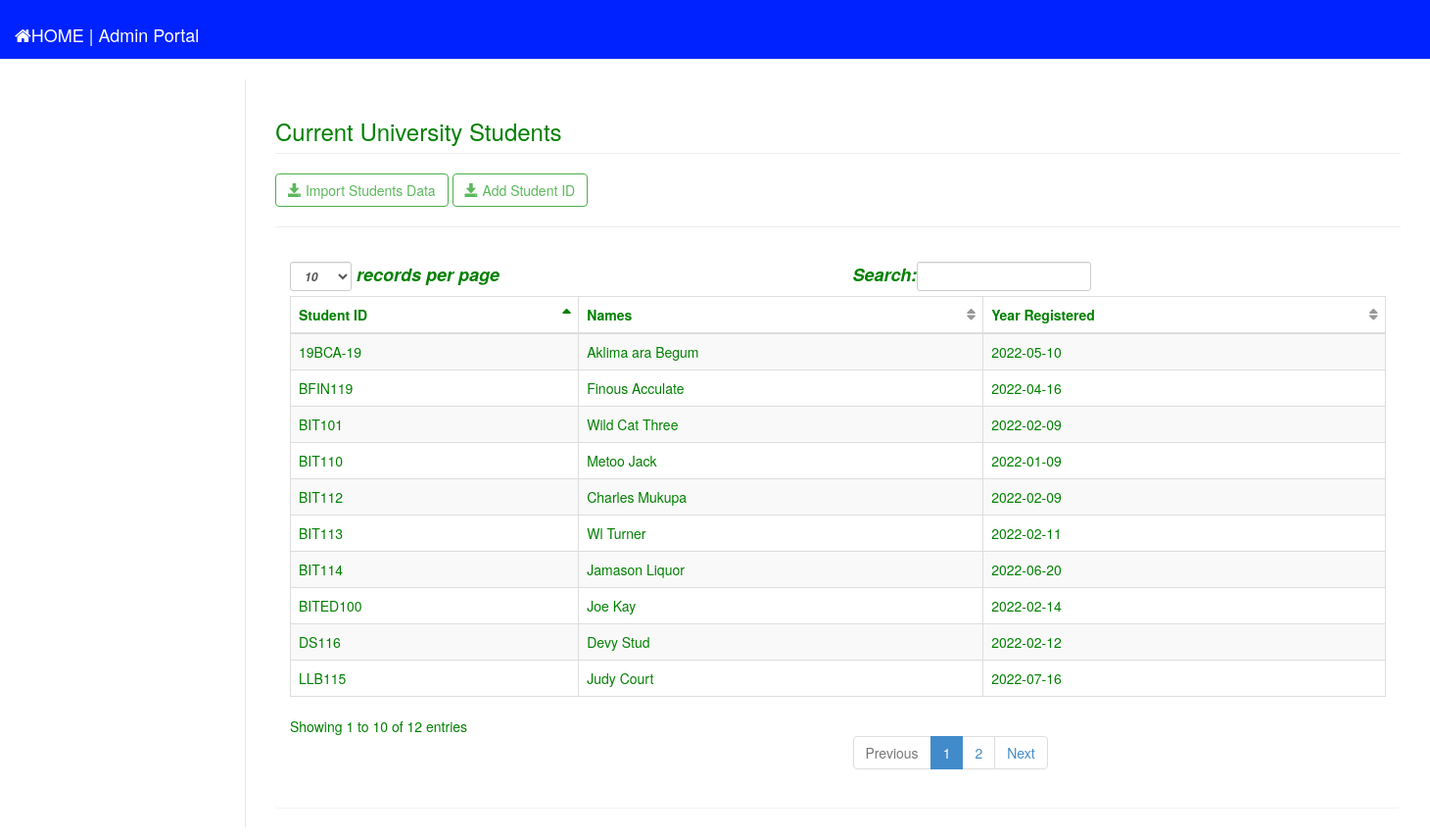
/admin2/current_students.php (signed in), run on the app's committed database.
### tables this page shows
CREATE TABLE `ids` (
  `id_number` varchar(100) NOT NULL,
  `names` varchar(225) NOT NULL,
  `started` varchar(225) NOT NULL
);

### admin2/current_students.php (the view, shortened to what this page needs)
<?php include ('head.php');?>
<body>
    <div id="wrapper">
        <?php include ('side_bar.php');?>
        <div id="page-wrapper">
            <div class="row">
                <div class="col-lg-12">
                    <h3 class="page-header">Current University Students</h3>
				<a href="download.php" class="btn btn-success btn-outline"><i class="glyphicon glyphicon-save"></i> Import Students Data</a>
                <a href="add_student_id.php" class="btn btn-success btn-outline"><i class="glyphicon glyphicon-save"></i> Add Student ID</a>
				<hr/>
                    <div class="panel panel-default">
                        <div class="panel-body">
                            <div class="table-responsive">
                                <table class="table table-striped table-bordered table-hover" id="dataTables-example">
                                    <thead>
                                        <tr>
                                            <th>Student ID</th>
                                            <th>Names</th>
                                            <th>Year Registered</th>
                                        </tr>
                                    </thead>
                                    <tbody>
										<?php
											require 'dbcon.php';
											$query = $conn->query("SELECT * FROM ids ORDER BY id_number DESC");
											while($row1 = $query->fetch_array()){
										?>
											<tr>
												<td><?php echo $row1 ['id_number'];?></td>
												<td><?php echo $row1 ['names'];?></td>
												<td><?php echo $row1 ['started'];?></td>
											</tr>
                                       <?php } ?>
                                    </tbody>
                                </table>
                            </div>
                        </div>
                    </div>
            </div>
        </div>
    </div>
</body>
</html>

### admin2/css/sb-admin-2.css (style rules this page uses)
body { background-color: #f8f8f8; }
#wrapper { width: 100%; }
#page-wrapper { padding: 0 15px; min-height: 568px; background-color: #fff; }
@media (min-width:768px) { #page-wrapper { position: inherit; margin: 0 0 0 250px; padding: 0 30px; border-left: 1px solid #e7e7e7; } }
.btn-outline { color: inherit; background-color: transparent; transition: all .5s; }
.btn-success.btn-outline { color: #5cb85c; }
table.dataTable thead .sorting, table.dataTable thead .sorting_asc, table.dataTable thead .sorting_desc, table.dataTable thead .sorting_asc_disabled, table.dataTable thead .sorting_desc_disabled { background: 0 0; }
table.dataTable thead .sorting_asc:after { content: "\f0de"; float: right; font-family: fontawesome; }
table.dataTable thead .sorting:after { content: "\f0dc"; float: right; font-family: fontawesome; color: rgba(50,50,50,.5); }

### admin2/css/MyStyles.css (style rules this page uses)
body { background-color: white; background-size: 100%; color: green; }
#wrapper { background-color: white; padding-bottom: 20px; }
.panel { border: none; }
a { text-decoration: none; color: black; }

### data on the page
ids: id_number "LLB115", names "Judy Court", started "2022-07-16"
ids: id_number "DS116", names "Devy Stud", started "2022-02-12"
ids: id_number "BITED100", names "Joe Kay", started "2022-02-14"
ids: id_number "BIT114", names "Jamason Liquor", started "2022-06-20"
ids: id_number "BIT113", names "Wl Turner", started "2022-02-11"
ids: id_number "BIT112", names "Charles Mukupa", started "2022-02-09"
ids: id_number "BIT110", names "Metoo Jack", started "2022-01-09"
ids: id_number "BIT101", names "Wild Cat Three", started "2022-02-09"
ids: id_number "BFIN119", names "Finous Acculate", started "2022-04-16"
ids: id_number "19BCA-19", names "Aklima ara Begum", started "2022-05-10"
